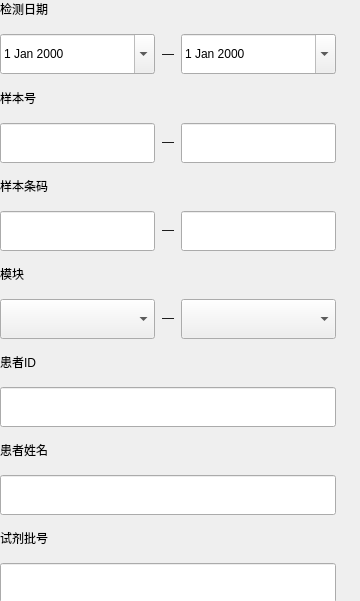
    <widget class="QWidget" name="widget5" native="true">
     <property name="geometry">
      <rect>
       <x>19</x>
       <y>95</y>
       <width>360</width>
       <height>601</height>
      </rect>
     </property>
     <widget class="QWidget" name="widget81" native="true">
      <property name="geometry">
       <rect>
        <x>0</x>
        <y>0</y>
        <width>336</width>
        <height>601</height>
       </rect>
      </property>
      <layout class="QVBoxLayout" name="verticalLayout_72">
       <property name="spacing">
        <number>16</number>
       </property>
       <property name="leftMargin">
        <number>0</number>
       </property>
       <property name="topMargin">
        <number>0</number>
       </property>
       <property name="rightMargin">
        <number>0</number>
       </property>
       <property name="bottomMargin">
        <number>0</number>
       </property>
       <item>
        <layout class="QVBoxLayout" name="verticalLayout_70">
         <item>
          <widget class="QLabel" name="label_57">
           <property name="text">
            <string>检测日期</string>
           </property>
          </widget>
         </item>
         <item>
          <layout class="QHBoxLayout" name="horizontalLayout_68">
           <property name="spacing">
            <number>0</number>
           </property>
           <item>
            <widget class="QBaseDateEdit" name="test_start_time_3">
             <property name="minimumSize">
              <size>
               <width>155</width>
               <height>40</height>
              </size>
             </property>
             <property name="maximumSize">
              <size>
               <width>155</width>
               <height>40</height>
              </size>
             </property>
             <property name="calendarPopup">
              <bool>true</bool>
             </property>
            </widget>
           </item>
           <item>
            <widget class="QLabel" name="label_56">
             <property name="text">
              <string>—</string>
             </property>
             <property name="alignment">
              <set>Qt::AlignCenter</set>
             </property>
             <property name="fonts" stdset="0">
              <string>12</string>
             </property>
            </widget>
           </item>
           <item>
            <widget class="QBaseDateEdit" name="test_stop_time_3">
             <property name="minimumSize">
              <size>
               <width>155</width>
               <height>40</height>
              </size>
             </property>
             <property name="maximumSize">
              <size>
               <width>155</width>
               <height>40</height>
              </size>
             </property>
             <property name="calendarPopup">
              <bool>true</bool>
             </property>
            </widget>
           </item>
          </layout>
         </item>
        </layout>
       </item>
       <item>
        <layout class="QVBoxLayout" name="verticalLayout_71">
         <item>
          <widget class="QLabel" name="label_58">
           <property name="text">
            <string>样本号</string>
           </property>
          </widget>
         </item>
         <item>
          <layout class="QHBoxLayout" name="horizontalLayout_69">
           <property name="spacing">
            <number>0</number>
           </property>
           <item>
            <widget class="QLineEdit" name="sample_no_edit_6">
             <property name="minimumSize">
              <size>
               <width>155</width>
               <height>40</height>
              </size>
             </property>
             <property name="maximumSize">
              <size>
               <width>155</width>
               <height>40</height>
              </size>
             </property>
            </widget>
           </item>
           <item>
            <widget class="QLabel" name="label_61">
             <property name="text">
              <string>—</string>
             </property>
             <property name="alignment">
              <set>Qt::AlignCenter</set>
             </property>
             <property name="fonts" stdset="0">
              <string>12</string>
             </property>
            </widget>
           </item>
           <item>
            <widget class="QLineEdit" name="sample_no_edit_5">
             <property name="minimumSize">
              <size>
               <width>155</width>
               <height>40</height>
              </size>
             </property>
             <property name="maximumSize">
              <size>
               <width>155</width>
               <height>40</height>
              </size>
             </property>
            </widget>
           </item>
          </layout>
         </item>
        </layout>
       </item>
       <item>
        <layout class="QVBoxLayout" name="verticalLayout_69">
         <item>
          <widget class="QLabel" name="label_55">
           <property name="text">
            <string>样本条码</string>
           </property>
          </widget>
         </item>
         <item>
          <layout class="QHBoxLayout" name="horizontalLayout_70">
           <property name="spacing">
            <number>0</number>
           </property>
           <item>
            <widget class="QLineEdit" name="sample_bar_edit_3">
             <property name="minimumSize">
              <size>
               <width>155</width>
               <height>40</height>
              </size>
             </property>
             <property name="maximumSize">
              <size>
               <width>155</width>
               <height>40</height>
              </size>
             </property>
            </widget>
           </item>
           <item>
            <widget class="QLabel" name="label_69">
             <property name="text">
              <string>—</string>
             </property>
             <property name="alignment">
              <set>Qt::AlignCenter</set>
             </property>
             <property name="fonts" stdset="0">
              <string>12</string>
             </property>
            </widget>
           </item>
           <item>
            <widget class="QLineEdit" name="sample_bar_edit_16">
             <property name="minimumSize">
              <size>
               <width>155</width>
               <height>40</height>
              </size>
             </property>
             <property name="maximumSize">
              <size>
               <width>155</width>
               <height>40</height>
              </size>
             </property>
            </widget>
           </item>
          </layout>
         </item>
        </layout>
       </item>
       <item>
        <layout class="QVBoxLayout" name="verticalLayout_68">
         <item>
          <widget class="QLabel" name="label_60">
           <property name="text">
            <string>模块</string>
           </property>
          </widget>
         </item>
         <item>
          <layout class="QHBoxLayout" name="horizontalLayout_71">
           <property name="spacing">
            <number>0</number>
           </property>
           <item>
            <widget class="QComboBox" name="comboBox_5">
             <property name="minimumSize">
              <size>
               <width>155</width>
               <height>40</height>
              </size>
             </property>
             <property name="maximumSize">
              <size>
               <width>155</width>
               <height>40</height>
              </size>
             </property>
            </widget>
           </item>
           <item>
            <widget class="QLabel" name="label_59">
             <property name="text">
              <string>—</string>
             </property>
             <property name="alignment">
              <set>Qt::AlignCenter</set>
             </property>
             <property name="fonts" stdset="0">
              <string>12</string>
             </property>
            </widget>
           </item>
           <item>
            <widget class="QComboBox" name="comboBox_6">
             <property name="minimumSize">
              <size>
               <width>155</width>
               <height>40</height>
              </size>
             </property>
             <property name="maximumSize">
              <size>
               <width>155</width>
               <height>40</height>
              </size>
             </property>
            </widget>
           </item>
          </layout>
         </item>
        </layout>
       </item>
       <item>
        <layout class="QVBoxLayout" name="verticalLayout_67">
         <item>
          <widget class="QLabel" name="label_63">
           <property name="text">
            <string>患者ID</string>
           </property>
          </widget>
         </item>
         <item>
          <widget class="QLineEdit" name="patient_record_edit_3">
           <property name="minimumSize">
            <size>
             <width>336</width>
             <height>40</height>
            </size>
           </property>
           <property name="maximumSize">
            <size>
             <width>336</width>
             <height>40</height>
            </size>
           </property>
          </widget>
         </item>
        </layout>
       </item>
       <item>
        <layout class="QVBoxLayout" name="verticalLayout_66">
         <item>
          <widget class="QLabel" name="label_64">
           <property name="text">
            <string>患者姓名</string>
           </property>
          </widget>
         </item>
         <item>
          <widget class="QLineEdit" name="patient_name_edit_3">
           <property name="minimumSize">
            <size>
             <width>336</width>
             <height>40</height>
            </size>
           </property>
           <property name="maximumSize">
            <size>
             <width>336</width>
             <height>40</height>
            </size>
           </property>
          </widget>
         </item>
        </layout>
       </item>
       <item>
        <layout class="QVBoxLayout" name="verticalLayout_65">
         <item>
          <widget class="QLabel" name="label_54">
           <property name="text">
            <string>试剂批号</string>
           </property>
          </widget>
         </item>
         <item>
          <widget class="QLineEdit" name="lineEdit_4">
           <property name="minimumSize">
            <size>
             <width>336</width>
             <height>40</height>
            </size>
           </property>
           <property name="maximumSize">
            <size>
             <width>336</width>
             <height>40</height>
            </size>
           </property>
          </widget>
         </item>
        </layout>
       </item>
       <item>
        <spacer name="verticalSpacer_20">
         <property name="orientation">
          <enum>Qt::Vertical</enum>
         </property>
         <property name="sizeHint" stdset="0">
          <size>
           <width>20</width>
           <height>40</height>
          </size>
         </property>
        </spacer>
       </item>
      </layout>
     </widget>
    </widget>
